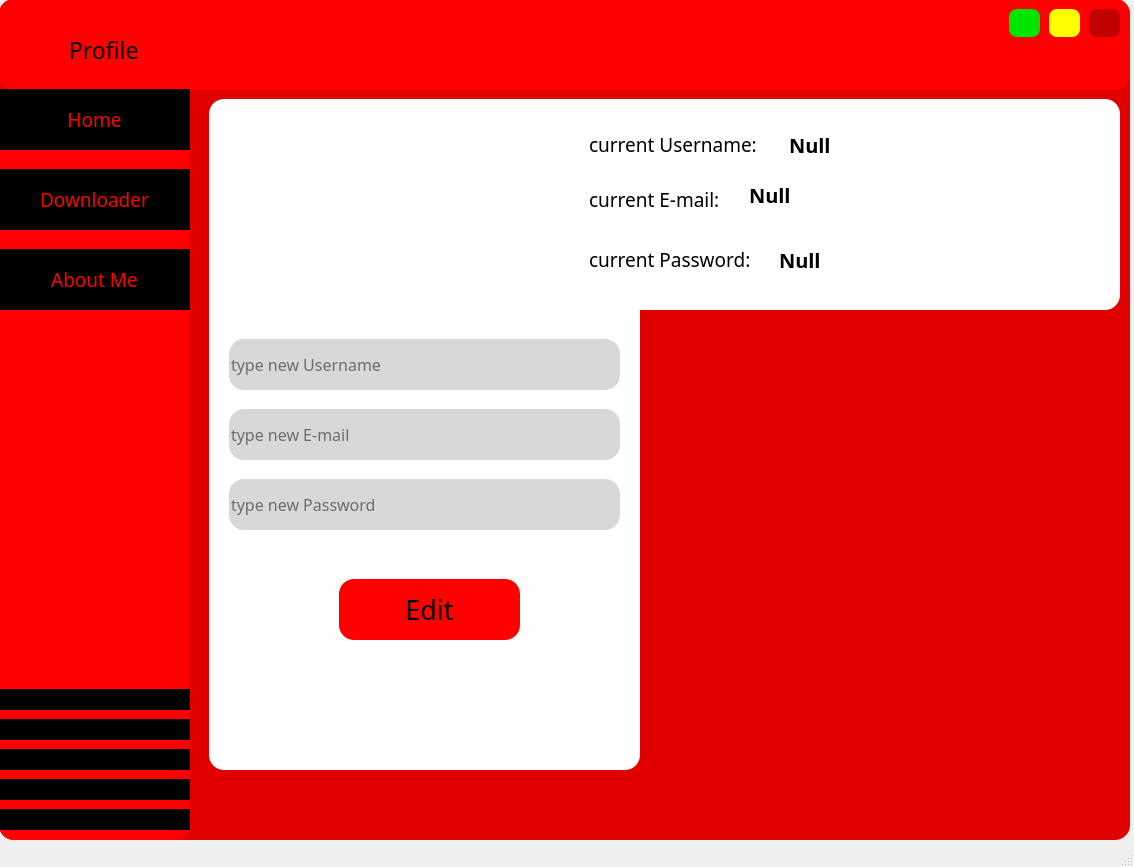
<?xml version="1.0" encoding="UTF-8"?>
<ui version="4.0">
 <class>profile</class>
 <widget class="QMainWindow" name="profile">
  <property name="geometry">
   <rect>
    <x>0</x>
    <y>0</y>
    <width>1134</width>
    <height>867</height>
   </rect>
  </property>
  <property name="windowTitle">
   <string>MainWindow</string>
  </property>
  <widget class="QWidget" name="centralwidget">
   <widget class="QFrame" name="frame">
    <property name="geometry">
     <rect>
      <x>-1</x>
      <y>-1</y>
      <width>1131</width>
      <height>841</height>
     </rect>
    </property>
    <property name="styleSheet">
     <string notr="true">
background-color: rgb(225, 0, 0);
border-radius:15px;</string>
    </property>
    <property name="frameShape">
     <enum>QFrame::StyledPanel</enum>
    </property>
    <property name="frameShadow">
     <enum>QFrame::Raised</enum>
    </property>
    <widget class="QFrame" name="frame_2">
     <property name="geometry">
      <rect>
       <x>210</x>
       <y>100</y>
       <width>431</width>
       <height>671</height>
      </rect>
     </property>
     <property name="styleSheet">
      <string notr="true">background-color: rgb(255, 255, 255);
border-radius:15px;</string>
     </property>
     <property name="frameShape">
      <enum>QFrame::StyledPanel</enum>
     </property>
     <property name="frameShadow">
      <enum>QFrame::Raised</enum>
     </property>
     <widget class="QLineEdit" name="lineEdit">
      <property name="geometry">
       <rect>
        <x>20</x>
        <y>240</y>
        <width>391</width>
        <height>51</height>
       </rect>
      </property>
      <property name="font">
       <font>
        <family>Segoe UI Semilight</family>
        <pointsize>12</pointsize>
       </font>
      </property>
      <property name="styleSheet">
       <string notr="true">background-color: #d8d8d8;</string>
      </property>
      <property name="placeholderText">
       <string>type new Username</string>
      </property>
     </widget>
     <widget class="QLineEdit" name="lineEdit_2">
      <property name="geometry">
       <rect>
        <x>20</x>
        <y>310</y>
        <width>391</width>
        <height>51</height>
       </rect>
      </property>
      <property name="font">
       <font>
        <family>Segoe UI Semilight</family>
        <pointsize>12</pointsize>
       </font>
      </property>
      <property name="styleSheet">
       <string notr="true">background-color:#d8d8d8;</string>
      </property>
      <property name="placeholderText">
       <string>type new E-mail</string>
      </property>
     </widget>
     <widget class="QLineEdit" name="lineEdit_3">
      <property name="geometry">
       <rect>
        <x>20</x>
        <y>380</y>
        <width>391</width>
        <height>51</height>
       </rect>
      </property>
      <property name="font">
       <font>
        <family>Segoe UI Semilight</family>
        <pointsize>12</pointsize>
       </font>
      </property>
      <property name="styleSheet">
       <string notr="true">background-color: #d8d8d8;</string>
      </property>
      <property name="placeholderText">
       <string>type new Password</string>
      </property>
     </widget>
     <widget class="QPushButton" name="pushButton">
      <property name="geometry">
       <rect>
        <x>130</x>
        <y>480</y>
        <width>181</width>
        <height>61</height>
       </rect>
      </property>
      <property name="font">
       <font>
        <family>Segoe UI Semibold</family>
        <pointsize>20</pointsize>
       </font>
      </property>
      <property name="cursor">
       <cursorShape>PointingHandCursor</cursorShape>
      </property>
      <property name="styleSheet">
       <string notr="true">background-color: rgb(255, 0, 0);</string>
      </property>
      <property name="text">
       <string>Edit</string>
      </property>
     </widget>
     <widget class="QPushButton" name="image">
      <property name="geometry">
       <rect>
        <x>100</x>
        <y>30</y>
        <width>201</width>
        <height>161</height>
       </rect>
      </property>
      <property name="cursor">
       <cursorShape>CrossCursor</cursorShape>
      </property>
      <property name="text">
       <string/>
      </property>
      <property name="icon">
       <iconset>
        <normaloff>../Pictures/icons8-picture-100.png</normaloff>../Pictures/icons8-picture-100.png</iconset>
      </property>
      <property name="iconSize">
       <size>
        <width>200</width>
        <height>200</height>
       </size>
      </property>
      <property name="default">
       <bool>false</bool>
      </property>
     </widget>
    </widget>
    <widget class="QFrame" name="frame_4">
     <property name="geometry">
      <rect>
       <x>0</x>
       <y>0</y>
       <width>1131</width>
       <height>91</height>
      </rect>
     </property>
     <property name="styleSheet">
      <string notr="true">background-color: rgb(255, 0, 0);</string>
     </property>
     <property name="frameShape">
      <enum>QFrame::StyledPanel</enum>
     </property>
     <property name="frameShadow">
      <enum>QFrame::Raised</enum>
     </property>
     <widget class="QPushButton" name="close">
      <property name="geometry">
       <rect>
        <x>1090</x>
        <y>10</y>
        <width>31</width>
        <height>28</height>
       </rect>
      </property>
      <property name="font">
       <font>
        <family>MS Gothic</family>
       </font>
      </property>
      <property name="cursor">
       <cursorShape>PointingHandCursor</cursorShape>
      </property>
      <property name="toolTip">
       <string>close</string>
      </property>
      <property name="styleSheet">
       <string notr="true">background-color: rgb(193, 0, 0);
border-radius:8px;
</string>
      </property>
      <property name="text">
       <string/>
      </property>
     </widget>
     <widget class="QLabel" name="label_11">
      <property name="geometry">
       <rect>
        <x>520</x>
        <y>0</y>
        <width>111</width>
        <height>101</height>
       </rect>
      </property>
      <property name="text">
       <string/>
      </property>
      <property name="pixmap">
       <pixmap>../Pictures/icons8-youtube-512.png</pixmap>
      </property>
      <property name="scaledContents">
       <bool>true</bool>
      </property>
     </widget>
     <widget class="QLabel" name="label">
      <property name="geometry">
       <rect>
        <x>70</x>
        <y>30</y>
        <width>111</width>
        <height>41</height>
       </rect>
      </property>
      <property name="font">
       <font>
        <family>Raleway</family>
        <pointsize>17</pointsize>
       </font>
      </property>
      <property name="text">
       <string>Profile</string>
      </property>
     </widget>
     <widget class="QLabel" name="label_9">
      <property name="geometry">
       <rect>
        <x>10</x>
        <y>20</y>
        <width>55</width>
        <height>61</height>
       </rect>
      </property>
      <property name="text">
       <string/>
      </property>
      <property name="pixmap">
       <pixmap>../Pictures/icons8-customer-90.png</pixmap>
      </property>
      <property name="scaledContents">
       <bool>true</bool>
      </property>
     </widget>
     <widget class="QPushButton" name="max">
      <property name="geometry">
       <rect>
        <x>1050</x>
        <y>10</y>
        <width>31</width>
        <height>28</height>
       </rect>
      </property>
      <property name="cursor">
       <cursorShape>PointingHandCursor</cursorShape>
      </property>
      <property name="toolTip">
       <string>normal</string>
      </property>
      <property name="styleSheet">
       <string notr="true">background-color: rgb(255, 255, 0);
border-radius:8px;</string>
      </property>
      <property name="text">
       <string/>
      </property>
      <property name="icon">
       <iconset>
        <normaloff>../YOUTUBE_DOWNLOADER/Pictures/icons8-subtract-90.png</normaloff>../YOUTUBE_DOWNLOADER/Pictures/icons8-subtract-90.png</iconset>
      </property>
     </widget>
     <widget class="QPushButton" name="min">
      <property name="geometry">
       <rect>
        <x>1010</x>
        <y>10</y>
        <width>31</width>
        <height>28</height>
       </rect>
      </property>
      <property name="cursor">
       <cursorShape>PointingHandCursor</cursorShape>
      </property>
      <property name="toolTip">
       <string>minimize</string>
      </property>
      <property name="styleSheet">
       <string notr="true">background-color: rgb(0, 229, 0);
border-radius:8px;</string>
      </property>
      <property name="text">
       <string/>
      </property>
      <property name="icon">
       <iconset>
        <normaloff>../YOUTUBE_DOWNLOADER/Pictures/icons8-subtract-90.png</normaloff>../YOUTUBE_DOWNLOADER/Pictures/icons8-subtract-90.png</iconset>
      </property>
     </widget>
    </widget>
    <widget class="QFrame" name="frame_5">
     <property name="geometry">
      <rect>
       <x>0</x>
       <y>90</y>
       <width>191</width>
       <height>751</height>
      </rect>
     </property>
     <property name="styleSheet">
      <string notr="true">background-color: rgb(255, 0, 0);</string>
     </property>
     <property name="frameShape">
      <enum>QFrame::StyledPanel</enum>
     </property>
     <property name="frameShadow">
      <enum>QFrame::Raised</enum>
     </property>
     <widget class="QPushButton" name="pushButton_2">
      <property name="geometry">
       <rect>
        <x>0</x>
        <y>0</y>
        <width>191</width>
        <height>61</height>
       </rect>
      </property>
      <property name="font">
       <font>
        <family>Raleway SemiBold</family>
        <pointsize>14</pointsize>
       </font>
      </property>
      <property name="cursor">
       <cursorShape>PointingHandCursor</cursorShape>
      </property>
      <property name="toolTip">
       <string/>
      </property>
      <property name="styleSheet">
       <string notr="true">background-color: rgb(0, 0, 0);
color: rgb(255, 0, 0);
border-radius:0px;</string>
      </property>
      <property name="text">
       <string>Home</string>
      </property>
      <property name="iconSize">
       <size>
        <width>50</width>
        <height>50</height>
       </size>
      </property>
      <property name="shortcut">
       <string>Home</string>
      </property>
     </widget>
     <widget class="QPushButton" name="pushButton_3">
      <property name="geometry">
       <rect>
        <x>0</x>
        <y>80</y>
        <width>191</width>
        <height>61</height>
       </rect>
      </property>
      <property name="font">
       <font>
        <family>Raleway SemiBold</family>
        <pointsize>14</pointsize>
       </font>
      </property>
      <property name="cursor">
       <cursorShape>PointingHandCursor</cursorShape>
      </property>
      <property name="toolTip">
       <string/>
      </property>
      <property name="styleSheet">
       <string notr="true">background-color: rgb(0, 0, 0);
color: rgb(255, 0, 0);
border-radius:0px;</string>
      </property>
      <property name="text">
       <string>Downloader</string>
      </property>
      <property name="iconSize">
       <size>
        <width>60</width>
        <height>60</height>
       </size>
      </property>
     </widget>
     <widget class="QPushButton" name="pushButton_4">
      <property name="geometry">
       <rect>
        <x>0</x>
        <y>160</y>
        <width>191</width>
        <height>61</height>
       </rect>
      </property>
      <property name="font">
       <font>
        <family>Raleway SemiBold</family>
        <pointsize>14</pointsize>
       </font>
      </property>
      <property name="cursor">
       <cursorShape>PointingHandCursor</cursorShape>
      </property>
      <property name="toolTip">
       <string/>
      </property>
      <property name="styleSheet">
       <string notr="true">background-color: rgb(0, 0, 0);
color: rgb(255, 0, 0);
border-radius:0px;</string>
      </property>
      <property name="text">
       <string>About Me</string>
      </property>
      <property name="iconSize">
       <size>
        <width>60</width>
        <height>60</height>
       </size>
      </property>
     </widget>
     <widget class="QLabel" name="label_10">
      <property name="geometry">
       <rect>
        <x>0</x>
        <y>720</y>
        <width>191</width>
        <height>21</height>
       </rect>
      </property>
      <property name="styleSheet">
       <string notr="true">background-color: rgb(0, 0, 0);</string>
      </property>
      <property name="text">
       <string/>
      </property>
      <property name="scaledContents">
       <bool>true</bool>
      </property>
     </widget>
     <widget class="QLabel" name="label_12">
      <property name="geometry">
       <rect>
        <x>0</x>
        <y>690</y>
        <width>191</width>
        <height>21</height>
       </rect>
      </property>
      <property name="styleSheet">
       <string notr="true">background-color: rgb(0, 0, 0);</string>
      </property>
      <property name="text">
       <string/>
      </property>
      <property name="scaledContents">
       <bool>true</bool>
      </property>
     </widget>
     <widget class="QLabel" name="label_13">
      <property name="geometry">
       <rect>
        <x>0</x>
        <y>660</y>
        <width>191</width>
        <height>21</height>
       </rect>
      </property>
      <property name="styleSheet">
       <string notr="true">background-color: rgb(0, 0, 0);</string>
      </property>
      <property name="text">
       <string/>
      </property>
      <property name="scaledContents">
       <bool>true</bool>
      </property>
     </widget>
     <widget class="QLabel" name="label_14">
      <property name="geometry">
       <rect>
        <x>0</x>
        <y>630</y>
        <width>191</width>
        <height>21</height>
       </rect>
      </property>
      <property name="styleSheet">
       <string notr="true">background-color: rgb(0, 0, 0);</string>
      </property>
      <property name="text">
       <string/>
      </property>
      <property name="scaledContents">
       <bool>true</bool>
      </property>
     </widget>
     <widget class="QLabel" name="label_15">
      <property name="geometry">
       <rect>
        <x>0</x>
        <y>600</y>
        <width>191</width>
        <height>21</height>
       </rect>
      </property>
      <property name="styleSheet">
       <string notr="true">background-color: rgb(0, 0, 0);</string>
      </property>
      <property name="text">
       <string/>
      </property>
      <property name="scaledContents">
       <bool>true</bool>
      </property>
     </widget>
    </widget>
    <widget class="QLabel" name="label_2">
     <property name="geometry">
      <rect>
       <x>660</x>
       <y>320</y>
       <width>451</width>
       <height>451</height>
      </rect>
     </property>
     <property name="text">
      <string/>
     </property>
     <property name="pixmap">
      <pixmap>../Pictures/Phone maintenance-bro.svg</pixmap>
     </property>
     <property name="scaledContents">
      <bool>true</bool>
     </property>
    </widget>
    <widget class="QFrame" name="frame_3">
     <property name="geometry">
      <rect>
       <x>580</x>
       <y>100</y>
       <width>541</width>
       <height>211</height>
      </rect>
     </property>
     <property name="styleSheet">
      <string notr="true">background-color: rgb(255, 255, 255);
border-radius:15px;</string>
     </property>
     <property name="frameShape">
      <enum>QFrame::StyledPanel</enum>
     </property>
     <property name="frameShadow">
      <enum>QFrame::Raised</enum>
     </property>
     <widget class="QLabel" name="label_3">
      <property name="geometry">
       <rect>
        <x>10</x>
        <y>30</y>
        <width>191</width>
        <height>31</height>
       </rect>
      </property>
      <property name="font">
       <font>
        <family>Segoe UI Semibold</family>
        <pointsize>14</pointsize>
       </font>
      </property>
      <property name="text">
       <string>current Username:</string>
      </property>
     </widget>
     <widget class="QLabel" name="label_4">
      <property name="geometry">
       <rect>
        <x>10</x>
        <y>90</y>
        <width>151</width>
        <height>21</height>
       </rect>
      </property>
      <property name="font">
       <font>
        <family>Segoe UI Semibold</family>
        <pointsize>14</pointsize>
       </font>
      </property>
      <property name="text">
       <string>current E-mail:</string>
      </property>
     </widget>
     <widget class="QLabel" name="label_5">
      <property name="geometry">
       <rect>
        <x>10</x>
        <y>150</y>
        <width>191</width>
        <height>21</height>
       </rect>
      </property>
      <property name="font">
       <font>
        <family>Segoe UI Semibold</family>
        <pointsize>14</pointsize>
       </font>
      </property>
      <property name="text">
       <string>current Password:</string>
      </property>
     </widget>
     <widget class="QLabel" name="label_6">
      <property name="geometry">
       <rect>
        <x>200</x>
        <y>140</y>
        <width>321</width>
        <height>41</height>
       </rect>
      </property>
      <property name="font">
       <font>
        <family>Raleway SemiBold</family>
        <pointsize>15</pointsize>
        <weight>75</weight>
        <bold>true</bold>
       </font>
      </property>
      <property name="text">
       <string>Null</string>
      </property>
      <property name="alignment">
       <set>Qt::AlignLeading|Qt::AlignLeft|Qt::AlignVCenter</set>
      </property>
     </widget>
     <widget class="QLabel" name="label_7">
      <property name="geometry">
       <rect>
        <x>170</x>
        <y>80</y>
        <width>351</width>
        <height>31</height>
       </rect>
      </property>
      <property name="font">
       <font>
        <family>Raleway SemiBold</family>
        <pointsize>15</pointsize>
        <weight>75</weight>
        <bold>true</bold>
       </font>
      </property>
      <property name="text">
       <string>Null</string>
      </property>
     </widget>
     <widget class="QLabel" name="label_8">
      <property name="geometry">
       <rect>
        <x>210</x>
        <y>30</y>
        <width>311</width>
        <height>31</height>
       </rect>
      </property>
      <property name="font">
       <font>
        <family>Raleway SemiBold</family>
        <pointsize>15</pointsize>
        <weight>75</weight>
        <bold>true</bold>
       </font>
      </property>
      <property name="text">
       <string>Null</string>
      </property>
     </widget>
    </widget>
   </widget>
  </widget>
  <widget class="QStatusBar" name="statusbar"/>
 </widget>
 <resources/>
 <connections>
  <connection>
   <sender>close</sender>
   <signal>clicked()</signal>
   <receiver>profile</receiver>
   <slot>close()</slot>
   <hints>
    <hint type="sourcelabel">
     <x>1094</x>
     <y>22</y>
    </hint>
    <hint type="destinationlabel">
     <x>560</x>
     <y>433</y>
    </hint>
   </hints>
  </connection>
  <connection>
   <sender>min</sender>
   <signal>clicked()</signal>
   <receiver>profile</receiver>
   <slot>showMinimized()</slot>
   <hints>
    <hint type="sourcelabel">
     <x>1024</x>
     <y>22</y>
    </hint>
    <hint type="destinationlabel">
     <x>566</x>
     <y>433</y>
    </hint>
   </hints>
  </connection>
  <connection>
   <sender>max</sender>
   <signal>clicked()</signal>
   <receiver>profile</receiver>
   <slot>showNormal()</slot>
   <hints>
    <hint type="sourcelabel">
     <x>1064</x>
     <y>22</y>
    </hint>
    <hint type="destinationlabel">
     <x>566</x>
     <y>433</y>
    </hint>
   </hints>
  </connection>
 </connections>
</ui>
